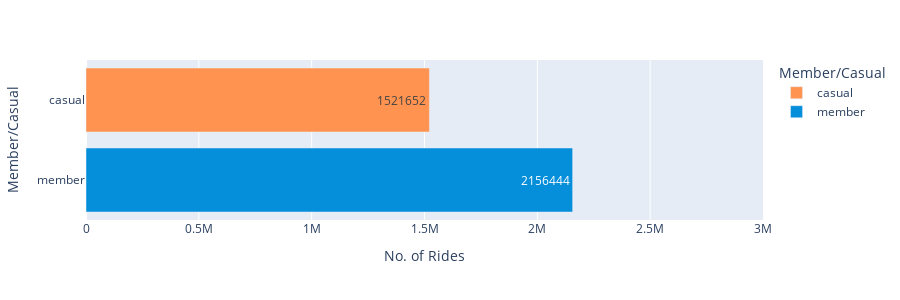

The notebook cell this image was saved under:
### Code cell
fig_1 = df.groupby('member_casual', as_index=False).count()

px.bar(fig_1, y = 'member_casual', x = 'ride_id', range_x = [0,3000000],
        color = 'member_casual', 
        height = 300,
        text = 'ride_id', 
        labels = {'ride_id': 'No. of Rides', 'member_casual': 'Member/Casual'},
        hover_name = 'member_casual', hover_data = {'member_casual': False, 'month': False, 'ride_id': True}, 
        color_discrete_map = {'casual': '#FF934F', 'member': '#058ED9'})

### Figure 1 — Plotly figure (JSON) as saved in the notebook; plotly's stock layout.template omitted (floating-point values rounded to 4 significant figures)
{"data": [{"alignmentgroup": "True", "customdata": [[1521652]], "hovertemplate": "<b>%{hovertext}</b><br><br>No. of Rides=%{text}<extra></extra>", "hovertext": ["casual"], "legendgroup": "casual", "marker": {"color": "#FF934F", "pattern": {"shape": ""}}, "name": "casual", "offsetgroup": "casual", "orientation": "h", "showlegend": true, "text": [1521652], "textposition": "auto", "type": "bar", "x": [1521652], "xaxis": "x", "y": ["casual"], "yaxis": "y"}, {"alignmentgroup": "True", "customdata": [[2156444]], "hovertemplate": "<b>%{hovertext}</b><br><br>No. of Rides=%{text}<extra></extra>", "hovertext": ["member"], "legendgroup": "member", "marker": {"color": "#058ED9", "pattern": {"shape": ""}}, "name": "member", "offsetgroup": "member", "orientation": "h", "showlegend": true, "text": [2156444], "textposition": "auto", "type": "bar", "x": [2156444], "xaxis": "x", "y": ["member"], "yaxis": "y"}], "layout": {"barmode": "relative", "height": 300, "legend": {"title": {"text": "Member/Casual"}, "tracegroupgap": 0}, "margin": {"t": 60}, "xaxis": {"anchor": "y", "domain": [0, 1], "range": [0, 3000000], "title": {"text": "No. of Rides"}}, "yaxis": {"anchor": "x", "categoryarray": ["member", "casual"], "categoryorder": "array", "domain": [0, 1], "title": {"text": "Member/Casual"}}}}
